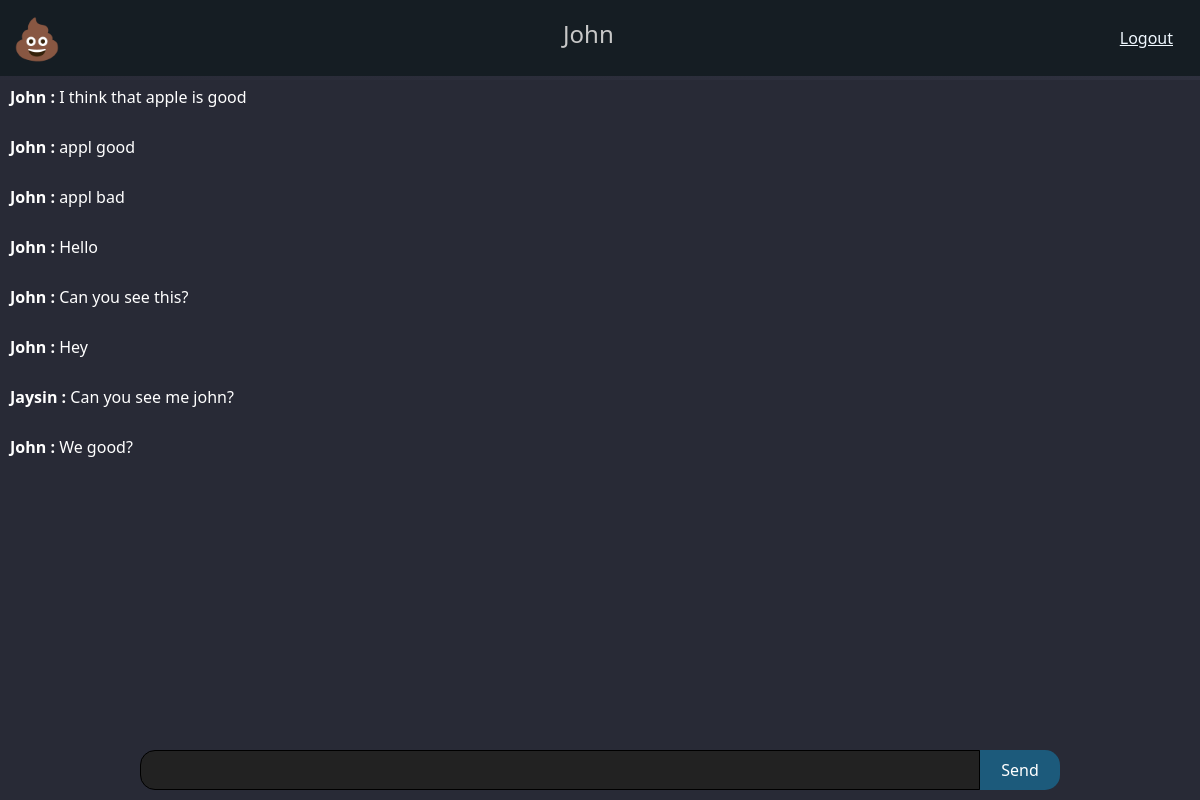
Page /dashboard (signed in) on the committed database.
### myapp/models.py (models this page shows, shortened)
class User(db.Model, UserMixin):
    id = db.Column(db.Integer, primary_key=True)
    username = db.Column(db.String(40), nullable=False)
    email = db.Column(db.String(70))
    joining_date = db.Column(db.DateTime, default=datetime.now)
    password = db.Column(db.String(400))
    is_Client = db.Column(db.String(400))

class History(db.Model):
    id = db.Column(db.Integer, primary_key=True)
    user = db.Column(db.String(40))
    message = db.Column(db.String(400))
    is_Client_Message = db.Column(db.String(400))

### myapp/user/routes.py (the view)
@user.route("/dashboard")
@login_required
def dashboard():
    history = History.query.order_by(asc(History.id)).limit(100).all()
    return render_template("dashboard.html", history=history)

### myapp/models.py (called while the page is built)
@login_manager.user_loader
def load_user(user_id):
    return User.query.get(user_id)

### myapp/templates/dashboard.html (shortened to what this page needs)
{% extends "layout.html" %}
{% block body %}
{% include "sections/navbar.html" %}
{% include "sections/message_box.html" %}
{% endblock body %}

### myapp/templates/sections/navbar.html
<nav class="navbar fixed-top navbar-dark" style="background-color: #151d23;">
    <div class="container-fluid">
            <span style='font-size:40px;'>&#128169;</span>
            <span class="navbar-text">
            <h4 style="color: rgb(200, 200, 200); margin: center;">{{ current_user.username }}</h4>
            </span>
        <a href="{{ url_for('user.logout') }}" style="color: aliceblue;
        padding: 5px; margin-right: 10px;">Logout</a>
    </div>
  </nav>

### myapp/templates/sections/message_box.html (shortened to what this page needs)
<link rel="stylesheet" href="{{ url_for('static', filename='message_box.css') }}">
<html style="background-color:rgb(40, 42, 54)">
    <section class="vh-300 gradient-custom">
    <div class="main_box">
        <div class="chat_box">
                {% for H in history %}
                <p class="message"><span class="uname">{{H.user}} : </span>{{ H.message }}</p>
                {% endfor %}
        </div>
        <div class="send_box">
            <input type="text" id="my_message">
            <button id="send_button" onclick="send_message()">Send</button>
        </div>
        </div>
    </section>
</html>

### myapp/static/message_box.css (style rules this page uses)
.gradient-custom { background: rgb(40, 42, 54); background: -webkit-linear-gradient(to bottom right, rgb(40, 42, 54), rgb(50, 53, 68)); background: linear-gradient(to bottom right, rgb(40, 42, 54), rgb(50, 53, 68)) }
@media (min-width: 769px) { .gradient-custom { border-top-right-radius: .3rem; border-bottom-right-radius: .3rem; } }
.main_box { flex-direction: column; padding-top: 80px; width: 100%; margin: auto; }
.chat_box { background-color: rgb(40, 42, 54); flex-direction: column; height: auto; max-height: 100vh; overflow-y: auto; margin: 0px; height: 100%; width: 100%; }
.message { border-radius: 10px; padding: 5px; width: max-content; color: rgb(255, 255, 255); margin-left: 5px; }
.send_box { display: flex; flex-direction: row; padding: 10px 0px; position: fixed; left: 0; bottom: 0; width: 100%; justify-content: center; }
.send_box > input[type='text'] { width: 70%; border: 1px solid rgb(0, 0, 0); background:rgb(34, 34, 34); color:rgb(255, 255, 255); border-top-right-radius: 0px; border-top-left-radius: 15px; border-bottom-right-radius: 0px; border-bottom-left-radius: 15px; outline: none; padding-left: 10px; }
.send_box > button { width: 80px; height: 40px; border: none; border-top-right-radius: 15px; border-top-left-radius: 0px; border-bottom-right-radius: 15px; border-bottom-left-radius: 0px; background-color: rgb(28, 90, 123); color: white; }
.uname { color: rgb(255, 255, 255); font-weight: 600; }

### rows in the picture
User: username "John"
History: user "John", message "I think that apple is good"
History: user "John", message "appl good"
History: user "John", message "appl bad"
History: user "John", message "Hello"
History: user "John", message "Can you see this?"
History: user "John", message "Hey"
History: user "Jaysin", message "Can you see me john?"
History: user "John", message "We good?"
